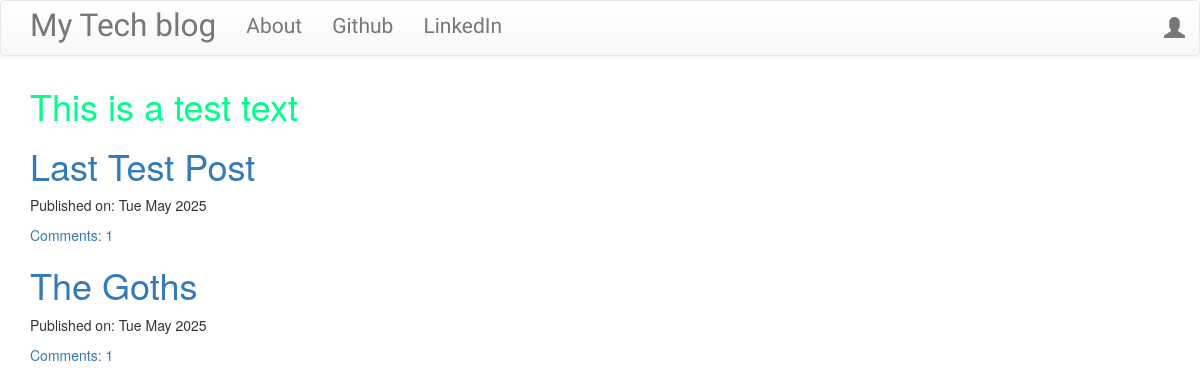
The page / on the database its author committed.
### blog/models.py (models this page shows, shortened)
class Post(models.Model):
    author = models.ForeignKey('auth.User',on_delete=models.CASCADE)
    title = models.CharField(max_length=256)
    text = models.TextField()
    create_date = models.DateTimeField(default=timezone.now)
    published_date = models.DateTimeField(blank=True,null=True)
    def approve_comments(self):
        return self.comments.filter(approved_comment=True)

### blog/views.py (the view)
# urls.py: path('', views.PostListView.as_view(), name='post_list'),
class PostListView(ListView):
    model = Post
    def get_queryset(self):
        return Post.objects.filter(published_date__lte=timezone.now()).order_by('-published_date')

### blog/templates/blog/post_list.html
{% extends 'blog/base.html' %}
{% block content %}
<div class="Testtest">
    <h1>This is a test text</h1>
</div>
<div class="centerstage">
    {% for post in post_list %}
        <div class="post">
            <h1><a href="{% url 'post_detail' pk=post.pk %}">{{ post.title }}</a></h1>
            <div class="date">
                <p>Published on: {{ post.published_date|date:"D M Y"}}</p>
            </div>
            <a href="{% url 'post_detail' pk=post.pk %}">Comments: {{ post.approve_comments.count }}</a>
        </div>
    {% endfor %}
</div>
{% endblock %}

### blog/static/css/blog.css (style rules this page uses)
.Testtest { color: #0f8; }
.centerstage { margin-left: auto; margin-right: auto; }
.loader { filter:hue-rotate(0deg); color: linear-gradient(45deg,#0f8,#08f); animation:hue 5000ms infinite linear; }

### rows shown on the page
Post: title "Last Test Post", published_date "Tue May 2025", approve_comments.count "1"
Post: title "The Goths", published_date "Tue May 2025", approve_comments.count "1"
